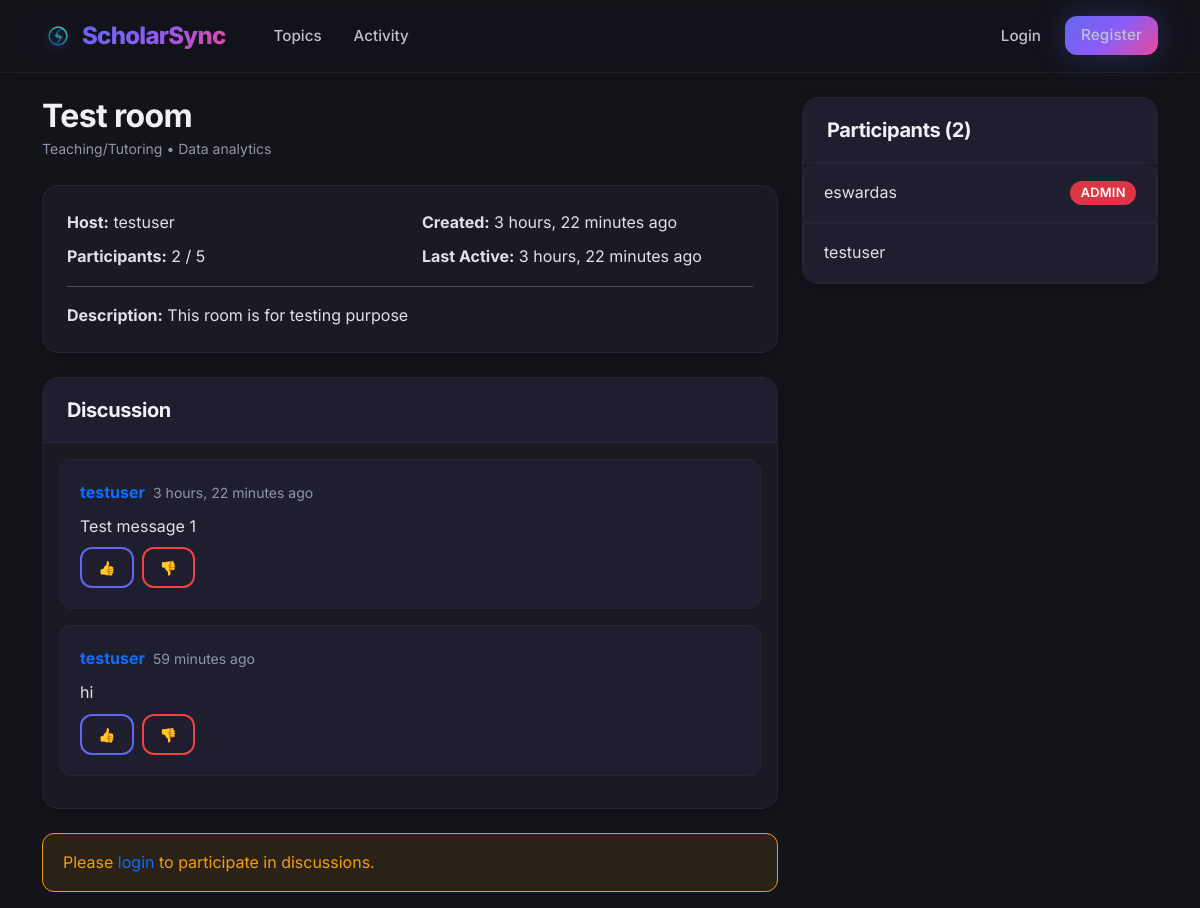
/room/14/, run on the app's committed database.
### base/models.py (models this page shows, shortened)
class Room(models.Model):
    host = models.ForeignKey(User, on_delete=models.SET_NULL, null=True)
    topic = models.ForeignKey(Topic, on_delete=models.SET_NULL, null=True)
    name = models.CharField(max_length=200)
    description = models.TextField(null=True, blank=True)
    participants = models.ManyToManyField(User, related_name='participants', blank=True)
    updated = models.DateTimeField(auto_now=True)
    created = models.DateTimeField(auto_now_add=True)
    is_active = models.BooleanField(default=True)
    max_participants = models.IntegerField(default=50)
    study_type = models.CharField(
        max_length=50,
        choices=[
            ('quiet', 'Quiet Study'),
            ('discussion', 'Discussion'),
            ('teaching', 'Teaching/Tutoring'),
        ],
        default='discussion'
    )
    is_private = models.BooleanField(default=False)
    private_id = models.CharField(max_length=8, blank=True, null=True)
    private_password = models.CharField(max_length=20, blank=True, null=True)
    class Meta:
        ordering = ['-updated', '-created']
    @property
    def participant_count(self):
        return self.participants.count()

class Topic(models.Model):
    name = models.CharField(max_length=200)

class Message(models.Model):
    user = models.ForeignKey(User, on_delete=models.CASCADE)
    room = models.ForeignKey(Room, on_delete=models.CASCADE)
    body = models.TextField()
    file_attachment = models.FileField(upload_to=get_file_path, null=True, blank=True)
    file_name = models.CharField(max_length=255, blank=True, null=True)
    file_type = models.CharField(max_length=20, blank=True, null=True)  # image, audio, video, document
    updated = models.DateTimeField(auto_now=True)
    created = models.DateTimeField(auto_now_add=True)
    parent = models.ForeignKey('self', null=True, blank=True,
                               on_delete=models.SET_NULL, related_name='replies')
    class Meta:
        ordering = ['-created']

### base/views.py (the view, shortened to what this page needs)
# urls.py: path('room/<int:pk>/', views.room, name='room'),
def room(request, pk):
    room = get_object_or_404(Room, id=pk)
    if room.is_private and request.user not in room.participants.all() and request.user != room.host:
        return redirect('join-private-room')
    if request.user.is_authenticated:
        if not room.participants.filter(id=request.user.id).exists():
            if room.participants.count() < room.max_participants:
                room.participants.add(request.user)
    room_messages = room.message_set.select_related('user', 'parent__user').prefetch_related('votes')
    participants = room.participants.all()
    for m in room_messages:
        m.user_vote = Vote.objects.filter(user=request.user, message=m).first() if request.user.is_authenticated else None
    return render(request, 'base/room.html', {
        'room': room,
        'room_messages': room_messages,
        'participants': participants,
    })

### templates/base/room.html (shortened to what this page needs)
{% load static %}
<!DOCTYPE html>
<html>
<head>
    <link href="https://cdn.jsdelivr.net/npm/bootstrap@5.1.3/dist/css/bootstrap.min.css" rel="stylesheet">
    <link rel="stylesheet" href="{% static 'css/style.css' %}?v=12">
</head>
<body class="bg-dark">
    <nav class="navbar navbar-expand-lg navbar-dark sticky-top">
        <div class="container">
            <a class="navbar-brand d-flex align-items-center" href="{% url 'home' %}">
                <img src="{% static 'img/default.png' %}" alt="ScholarSync" class="brand-logo me-2">
                <span class="text-gradient">ScholarSync</span>
            </a>
            <div class="collapse navbar-collapse" id="navbarNav">
                <ul class="navbar-nav ms-3">
                    <li class="nav-item"><a class="nav-link" href="{% url 'topics' %}">Topics</a></li>
                    <li class="nav-item"><a class="nav-link" href="{% url 'activity' %}">Activity</a></li>
                </ul>
                <ul class="navbar-nav ms-auto">
                    {% if request.user.is_authenticated %}
                        {% if request.user.is_superuser %}
                        <li class="nav-item"><a class="nav-link text-warning" href="#">Moderation</a></li>
                        {% endif %}
                        <li class="nav-item dropdown">
                            <a class="nav-link dropdown-toggle d-flex align-items-center" href="#" id="userMenu" role="button" data-bs-toggle="dropdown" aria-expanded="false">
                                <span class="me-2 placeholder-avatar">{{ request.user.username|first|upper }}</span>
                                <span class="fw-600">{{ request.user.username }}</span>
                            </a>
                            <ul class="dropdown-menu dropdown-menu-end dropdown-menu-dark" aria-labelledby="userMenu">
                                <li><a class="dropdown-item" href="{% url 'user-profile' request.user.id %}">Profile</a></li>
                                <li><a class="dropdown-item" href="{% url 'update-user' %}">Update Profile</a></li>
                                <li><hr class="dropdown-divider"></li>
                                <li><a class="dropdown-item text-danger" href="{% url 'logout' %}">Logout</a></li>
                            </ul>
                        </li>
                    {% else %}
                        <li class="nav-item"><a class="nav-link" href="{% url 'login' %}">Login</a></li>
                        <li class="nav-item"><a class="nav-link btn btn-sm btn-brand ms-2 px-3" href="{% url 'register' %}">Register</a></li>
                    {% endif %}
                </ul>
            </div>
        </div>
    </nav>
    <div class="container mt-4">
        <div class="row">
            <div class="col-md-8">
                <div class="d-flex justify-content-between align-items-center mb-4">
                    <div>
                        <h2 class="text-white mb-0">{{ room.name }}</h2>
                        <small class="text-muted">{{ room.get_study_type_display }} • {{ room.topic.name }}</small>
                    </div>
                </div>
                <div class="card mb-4">
                    <div class="card-body">
                        <div class="row">
                            <div class="col-md-6">
                                <p class="text-light mb-2"><strong>Host:</strong> {{ room.host.username }}</p>
                                <p class="text-light mb-0"><strong>Participants:</strong> <span id="participant-count">{{ room.participant_count }}</span> / {{ room.max_participants }}</p>
                            </div>
                            <div class="col-md-6">
                                <p class="text-light mb-2"><strong>Created:</strong> {{ room.created|timesince }} ago</p>
                                <p class="text-light mb-0"><strong>Last Active:</strong> <span id="last-active-time">{{ room.updated|timesince }}</span> ago</p>
                            </div>
                        </div>
                        {% if room.description %}
                            <hr class="border-secondary">
                            <p class="text-light mb-0"><strong>Description:</strong> {{ room.description }}</p>
                        {% endif %}
                    </div>
                </div>
                <div class="card mb-4">
                    <div class="card-header">
                        <h5 class="text-white mb-0">Discussion</h5>
                    </div>
                    <div class="card-body p-0">
                        <div class="p-3" id="chat-messages" style="max-height: 500px; overflow-y: auto;">
                            {% for message in room_messages %}
                                <div class="message"
                                     id="message-{{ message.id }}"
                                     data-message-id="{{ message.id }}"
                                     data-user-id="{{ message.user.id }}">
                                    <div class="d-flex justify-content-between align-items-start mb-2">
                                        <div class="d-flex align-items-center">
                                            <strong>
                                                <a href="{% url 'user-profile' message.user.id %}" class="text-primary text-decoration-none">
                                                    {{ message.user.username }}
                                                </a>
                                            </strong>
                                            <small class="text-muted ms-2">{{ message.created|timesince }} ago</small>
                                        </div>
                                    </div>
                                    <p class="text-light mb-2 message-body">{{ message.body }}</p>
                                    <div class="d-flex gap-2">
                                        <button
                                            class="btn btn-sm {% if message.user_vote and message.user_vote.vote_type == 'like' %}btn-primary{% else %}btn-outline-primary{% endif %} like-btn"
                                            data-message-id="{{ message.id }}">
                                            👍
                                        </button>
                                        <button
                                            class="btn btn-sm {% if message.user_vote and message.user_vote.vote_type == 'dislike' %}btn-danger{% else %}btn-outline-danger{% endif %} dislike-btn"
                                            data-message-id="{{ message.id }}">
                                            👎
                                        </button>
                                    </div>
                                </div>
                            {% endfor %}
                        </div>
                    </div>
                </div>
                {% if request.user.is_authenticated %}
                    <input type="hidden" id="csrf-token" value="{{ csrf_token }}">
                    <div id="reply-context" class="alert alert-info d-none py-2 px-3 small mb-2">
                        Replying to <a id="reply-user-link" href="#" class="text-primary">@user</a>:
                        <span id="reply-snippet" class="text-muted"></span>
                        <button type="button" id="cancel-reply" class="btn btn-sm btn-outline-secondary ms-2">Cancel</button>
                    </div>
                    <div class="card">
                        <div class="card-body">
                            <form id="message-form" method="POST" enctype="multipart/form-data">
                                {% csrf_token %}
                                <input type="hidden" name="parent_id" id="parent_id" value="">
                                <div class="mb-3">
                                    <textarea name="body" id="chat-message-input" class="form-control" placeholder="Share your thoughts..." rows="3"></textarea>
                                </div>
                                <div class="mb-3">
                                    <label for="file_attachment" class="form-label">Attach File (PDF, Image, Video, Audio)</label>
                                    <input type="file" class="form-control" id="file_attachment" name="file_attachment">
                                </div>
                                <button type="submit" id="chat-message-submit" class="btn btn-primary w-100">Send Message</button>
                            </form>
                        </div>
                    </div>
                {% else %}
                    <div class="alert alert-warning">
                        <p class="mb-0">Please <a href="{% url 'login' %}" class="text-primary">login</a> to participate in discussions.</p>
                    </div>
                {% endif %}
            </div>
            <div class="col-md-4">
                <div class="card">
                    <div class="card-header">
                        <h5 class="text-white mb-0">Participants (<span id="participants-count-display">{{ participants.count }}</span>)</h5>
                    </div>
                    <div class="list-group list-group-flush" id="participants-list">
                        {% for participant in participants %}
                            <a href="{% url 'user-profile' participant.id %}" data-participant-id="{{ participant.id }}" class="list-group-item list-group-item-action d-flex justify-content-between align-items-center">
                                {{ participant.username }}
                                {% if participant.is_superuser %}
                                    <span class="badge bg-danger">ADMIN</span>
                                {% endif %}
                            </a>
                        {% endfor %}
                    </div>
                </div>
            </div>
        </div>
    </div>
</body>
</html>

### data on the page
Room: name "Test room", study_type "Teaching/Tutoring", topic.name "Data analytics", host.username "testuser", participant_count "2", max_participants "5", created "3 hours, 22 minutes", updated "3 hours, 22 minutes", description "This room is for testing purpose"
Message: user.username "testuser", created "59 minutes", body "hi"
Message: user.username "testuser", created "3 hours, 22 minutes", body "Test message 1"

### other printed values
{{ participants.count }} "2"
{{ participant.username }} "eswardas"
{{ participant.username }} "testuser"
